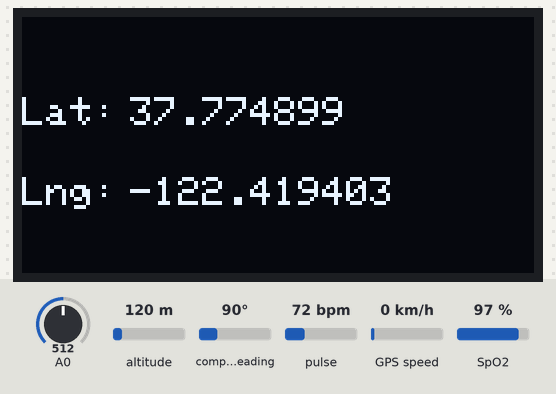
Bench run of a sketch on a simulated ESP8266 (NodeMCU). Shown: 128×64 one-colour display. The inputs (shaded band) are chosen by the test bench; at power-on: A0 = 512, altitude 120 m, compass heading 90°, pulse 72 bpm, GPS speed 0 km/h, SpO2 97 %. WiFi joins after 1.5 s; servers stay silent unless stated; the GPS gets a fix after 3 s at 37.7749, -122.4194 with 8 satellites; what the sketch prints to the serial monitor is not drawn.

Above: at 14.8 s.

The sketch:

RAKSHANA_.ino
```cpp
#include<ESP8266WiFi.h>
#include <TinyGPS++.h>
#include <Wire.h>
#include <SoftwareSerial.h>
#include <ESP8266WebServer.h>
#include "MAX30100_PulseOximeter.h"
#include <Adafruit_GFX.h>
#include <Adafruit_SSD1306.h>
#define SCREEN_WIDTH 128 // OLED display width, in pixels
#define SCREEN_HEIGHT 64 // OLED display height, in pixels
#define REPORTING_PERIOD_MS     1000


String apiWritekey="V9SH24HXEVMENG66";
const char* ssid="POCO X3";
const char* password="12345678";
const char* server1="api.thingspeak.com";
float resolution=3.3/1023;
WiFiClient client;


Adafruit_SSD1306 display(SCREEN_WIDTH, SCREEN_HEIGHT, &Wire, -1);

TinyGPSPlus gps;  // The TinyGPS++ object

SoftwareSerial ss(2, 3); // The serial connection to the GPS device

float latitude , longitude;

int year , month , date, hour , minute , second;

String date_str , time_str , lat_str ,lng_str;
//String lng_str1;
int pm;

float SpO2,BPM;


PulseOximeter pox;
uint32_t tsLastReport = 0;

//int numreadings = 10;

String latarray[20];

String lngarray[20];

//String current_latarray[10], current_lngarray[10], previous_latarray[10], previous_lngarray[10] ;

unsigned int i = 0;

const unsigned long Interval = 13000;

unsigned long previousTime = 0;
float k=68,m=70;

int j=0,r=0;

float a=69,b=72;


WiFiServer server(80);


void setup(){
  Serial.begin(115200);
  WiFi.disconnect();
  ss.begin(9600);
  delay(2000); // Pause for 2 seconds
  Serial.println();
  delay(10);
  WiFi.begin(ssid,password);
  while(WiFi.status()!=WL_CONNECTED){
    delay(500);
    Serial.print(".");
  }
  Serial.println("");
  Serial.println("NODE MCU CONNECTED TO WIFI......");
  Serial.println("WiFi connected");
  server.begin();
  Serial.println(ssid);
  Serial.println();
  Serial.println("Server started");
  Serial.println("Initializing pulse oximeter..");

  // Print the IP address

  Serial.println(WiFi.localIP());

  if(!display.begin(SSD1306_SWITCHCAPVCC, 0x3C)) { // Address 0x3D for 128x64

    Serial.println(F("SSD1306 allocation failed"));

    for(;;);

  }
  Serial.println();
}


void loop(){
  float temp=(analogRead(A0)*resolution)*100;
  pox.update();
  if (millis() - tsLastReport > REPORTING_PERIOD_MS) {

    BPM = pox.getHeartRate();
    SpO2 = pox.getSpO2();
  Serial.println("*****************************");

    Serial.print("BPM: ");
    //Serial.println(BPM);
    if(r%2==0){
       Serial.println(a);
    }
    else{
       Serial.println(b );
    }

    Serial.print("SpO2: ");
      if(j%2==0){
        Serial.println(SpO2+k);
      }
      else{
        Serial.println(SpO2+m);
    }
    //Serial.println("%");

    //Serial.println("*********************************");
    Serial.println();
    tsLastReport = millis();
  }


  if(client.connect(server1,80)){
    String tsData=apiWritekey;
    tsData +="&field1=";
    tsData+=String(temp);
     tsData += "\r\n\r\n";

    tsData +="&field2=";
    if(j%2==0){
        tsData+=String(a);
        a++;
        j++;
      }
      else{
        tsData+=String(b);
        b--;
        j++;
    }
   tsData += "\r\n\r\n";

   tsData +="&field3=";
   if(r%2==0){

     tsData+=String(k);
      k++;
      r++;
    }
    else{

      tsData+=String(m);
        b--;
        r++;
    }
    tsData += "\r\n\r\n";

    client.print("POST /update HTTP/1.1\n");
    client.print("Host: api.thingspeak.com\n");
    client.print("Connection: close\n");
    client.print("X-THINGSPEAKAPIKEY: "+apiWritekey+"\n");
    client.print("Content-Type: application/x-www-form-urlencoded\n");
    client.print("Content-Length: ");
    client.print(tsData.length());
    client.print("\n\n");
    client.print(tsData.length());
    client.print("\n\n");
    client.print(tsData.length());
    client.print("\n\n");
    client.print(tsData);
    client.print(tsData);
    client.print(tsData);
    Serial.println(tsData);

    Serial.print("Temperature: ");
    Serial.println(temp);
    Serial.println("uploaded to Thingspeak server....");
     Serial.print("BPM: ");
    //Serial.println(BPM);
    if(r%2==0){
        Serial.println(a);
      }
      else{
        Serial.println(b);
    }

    Serial.print("SpO2: ");
      if(j%2==0){
        Serial.println(k);
      }
      else{
        Serial.print(m);
    }
    Serial.println("%");
  }
  client.stop();
  Serial.println("*************************");
  Serial.println("Waiting to upload next redaing.......");
  delay(2000);


   //WEBSITE CODE

  unsigned long currentTime = millis();

  display.clearDisplay();

  display.setTextSize(1);

  display.setTextColor(WHITE);

  while (ss.available() > 0)

    if (gps.encode(ss.read()))

    {

     if (currentTime - previousTime >= Interval) {

      if (gps.location.isValid())

      {

        //Serial.print("Getting Data");

        latitude = gps.location.lat();

        lat_str = String(latitude , 6);

        longitude = gps.location.lng();

        lng_str = String(longitude , 6);
        //lng_str1=String(17);

        latarray[i] = lat_str;

        lngarray[i]= lng_str;

        i++;

        Serial.print(i);

        if (i>=20)

       // {

          i=0; //reset to beginning of array, so you don't try to save readings outside of the bounds of the array

        // }

        Serial.println("Latitude:");

        Serial.println(latarray[i]);

        Serial.println("Longitude:");

        Serial.println(lngarray[i]);

        Serial.println();

        display.setCursor(0, 20);

        display.println("Lat:");

        display.setCursor(27, 20);

        display.println(lat_str);

        display.setCursor(0, 40);

        display.println("Lng:");

        display.setCursor(27, 40);

        display.println(lng_str);

        display.display();

        }

        previousTime = currentTime;

       }

      //}

      if (gps.date.isValid())

      {

        //Serial.print("Getting Time");

        date_str = "";

        date = gps.date.day();

        month = gps.date.month();

        year = gps.date.year();

        if (date < 10)

          date_str = '0';

        date_str += String(date);

        date_str += " / ";

        if (month < 10)

          date_str += '0';

        date_str += String(month);

        date_str += " / ";

        if (year < 10)

          date_str += '0';

        date_str += String(year);

      }

      if (gps.time.isValid())

      {

        time_str = "";

        hour = gps.time.hour();

        minute = gps.time.minute();

        second = gps.time.second();

        minute = (minute + 30);

        if (minute > 59)

        {

          minute = minute - 60;

          hour = hour + 1;

        }

        hour = (hour + 5) ;

        if (hour > 23)

          hour = hour - 24;

        if (hour >= 12)

          pm = 1;

        else

          pm = 0;

        hour = hour % 12;

        if (hour < 10)

          time_str = '0';

        time_str += String(hour);

        time_str += " : ";

        if (minute < 10)

          time_str += '0';

        time_str += String(minute);

        time_str += " : ";

        if (second < 10)

          time_str += '0';

        time_str += String(second);

        if (pm == 1)

          time_str += " PM ";

        else

          time_str += " AM ";

      }

    }

  // Check if a client has connected

  WiFiClient client = server.available();

  if (!client)

  {

    return;

  }

  // Prepare the response

  String s = "HTTP/1.1 200 OK\r\nContent-Type: text/html\r\n\r\n <!DOCTYPE html> <html> <head> <title>Location Tracking with NodeMCU</title> <style>";
  // char link[]="https://maps.google.com/";
 // client.println("LINK");
  //client.print("<a href=\"");
  //client.print(link);
  //client.println("\">Visit here to know location</a>");
  //client.println();


  s += "a:link {background-color: YELLOW;text-decoration: none;}";

  s += "table, th, td {border: 1px solid black;} </style> </head> <body> <h1  style=";

  s += "font-size:300%;";

  s += " ALIGN=CENTER> Location Tracking with NodeMCU</h1>";

  s += "<p ALIGN=CENTER style=""font-size:150%;""";

  s += "> <b>Location Details</b></p> <table ALIGN=CENTER style=";

  s += "width:50%";

  s += "> <tr> <th>Latitude</th>";

  s += "<td ALIGN=CENTER >";

  s += lat_str;

  s += "</td> </tr> <tr> <th>Longitude</th> <td ALIGN=CENTER >";

  s += lng_str;

  s += "</td> </tr> <tr>  <th>Date</th> <td ALIGN=CENTER >";

  s += date_str;

  s += "</td></tr> <tr> <th>Time</th> <td ALIGN=CENTER >";

  s += time_str;

  s += "</td>  </tr> </table> ";

   if (gps.location.isValid())

  {
    //s+="<a href="https://www.google.com/maps/">Click here</a>
    // s += "<p align=center><a style=""color:RED;font-size:125%;"" href=""http://maps.google.com/maps?&z=15&mrt=yp&t=k&q=";

     s += "<p align=center><a style=""color:RED;font-size:125%;"" href=""https://www.google.com/maps/dir/";

 //https://www.google.com/maps/dir/26.8172985,75.8286322/26.8181889,75.830…;

    for (int j=0; j<20; j++)

    {

    s += latarray[j];

    s += ",";

    s += lngarray[j];

    if (j<10)

    s += "/";

    }

    s += """ target=""_top"">Click here!</a> To check the location in Google maps.</p>";

  }

  s += "</body></html> \n";

  client.print(s);

  delay(200);

}
```
